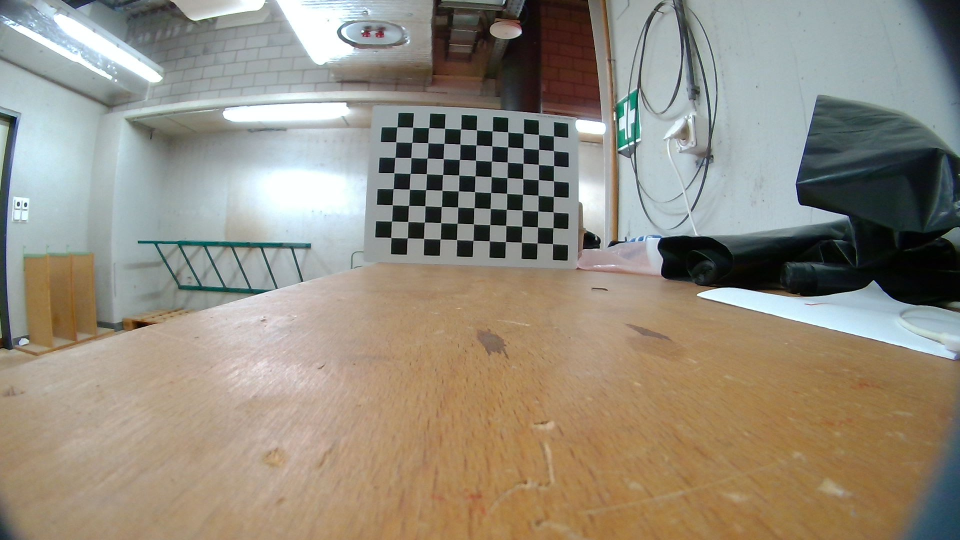
#> input picture softFish/CV/Calibration/ChessboardCalibrationPhotos/WIN_20250721_13_42_49_Pro.jpg, 1920 x 1080 px (shown at 1/2 size); its folder holds 4 pictures in this run
$ python CameraCalibration.py
#> lines starting #> are read from the running program, lines starting #| are printed output that depends on the picture; after the words box and inside, x2 and y2 are one past the last pixel; in counts of white or black regions, pixels touching at a corner belong together
import numpy as np
import cv2 as cv
import glob

#follows tutorial by https://docs.opencv.org/4.x/dc/dbb/tutorial_py_calibration.html to calibrate a fish-eye lens back to a normal distribution. Need to store at least 10 photographs of a chessboard in the same file location as the script
#the pattern size is the m-1 x n-1 with m and n being the rows and columns of the board

pattern_size = (8, 11)  # inner corners for 9x12 squares
square_size = 30.0      # mm, size of each side of the chest board

criteria = (cv.TERM_CRITERIA_EPS + cv.TERM_CRITERIA_MAX_ITER, 30, 0.001)

objp = np.zeros((pattern_size[0]*pattern_size[1], 3), np.float32)
objp[:, :2] = np.mgrid[0:pattern_size[0], 0:pattern_size[1]].T.reshape(-1, 2)
objp[:, :2] *= square_size

objpoints = []
imgpoints = []

images = glob.glob(r'C:\Users\15405\OneDrive\Desktop\Career\ETHZ\ETHZ Work\Dynamixel_Control\softFish\CV\Calibration\ChessboardCalibrationPhotos\*.jpg')
print(f"Found {len(images)} images.")

for fname in images:
    img = cv.imread(fname)
#> img is the input picture: shape (1080, 1920, 3); mean B, G, R 126.5, 140.2, 147.1
    gray = cv.cvtColor(img, cv.COLOR_BGR2GRAY)
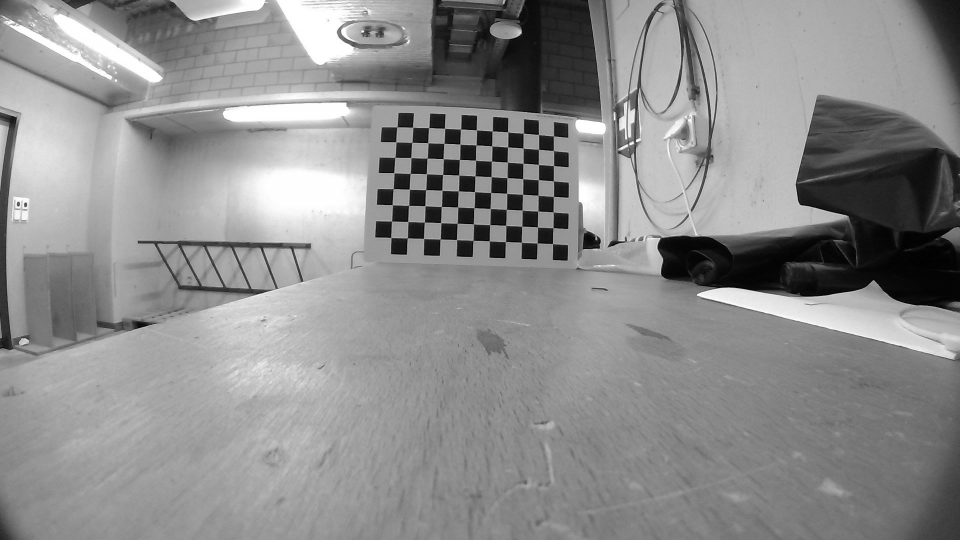
#> gray: shape (1080, 1920) (shown at 1/2 size); min 0, max 255, mean 140.7

    ret, corners = cv.findChessboardCorners(gray, pattern_size, None)
#> ret = True; corners = 88 rows, first 8: [1107.1, 272.1], [1107.1, 301.4], [1107.5, 331.4], [1106.9, 361.8], [1107, 393], [1106.4, 423.7], [1106.4, 455.7], [1105.3, 487.5]

    if ret:
        corners2 = cv.cornerSubPix(gray, corners, (11,11), (-1,-1), criteria)
#> corners2 = 88 rows, first 8: [1107.2, 272.2], [1107.3, 301.6], [1107.4, 331.5], [1107.2, 362.1], [1107.2, 393.2], [1106.6, 424.2], [1106.5, 455.7], [1105.5, 487.6]
        imgpoints.append(corners2)
        objpoints.append(objp)

        cv.drawChessboardCorners(img, pattern_size, corners2, ret)
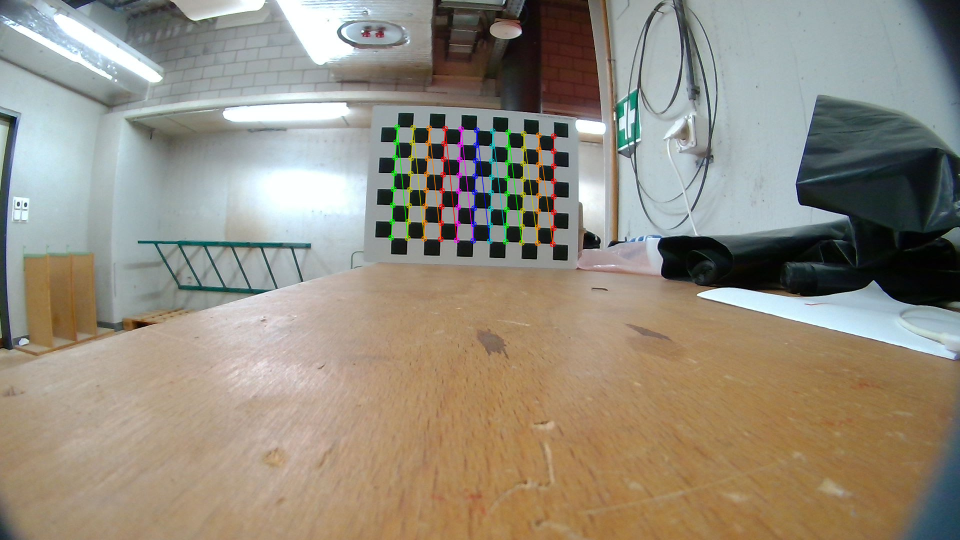
#> img: shape (1080, 1920, 3) (shown at 1/2 size); 0.99% of pixels changed, all inside (x1, y1, x2, y2) = (776, 248, 1114, 495)
        cv.imshow('img', img)
        cv.waitKey(300)
    else:
        print(f"Chessboard not found in {fname}")
#> pass 2 of the loop `for fname in images:`:
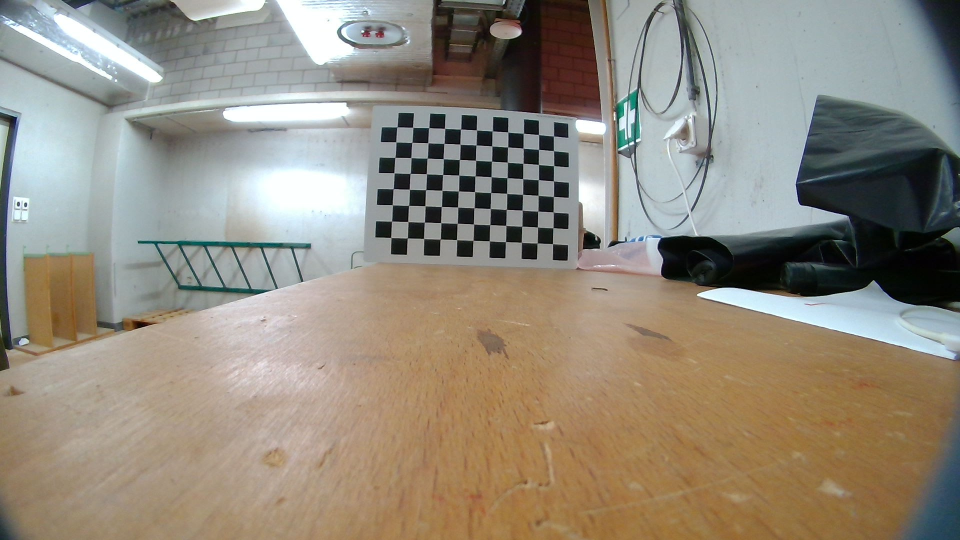
#> input picture softFish/CV/Calibration/ChessboardCalibrationPhotos/WIN_20250721_13_42_51_Pro.jpg, 1920 x 1080 px (shown at 1/2 size)
#> img is the input picture: shape (1080, 1920, 3); mean B, G, R 124.9, 138.2, 145.8
#> `gray = cv.cvtColor(img, cv.COLOR_BGR2GRAY)`:
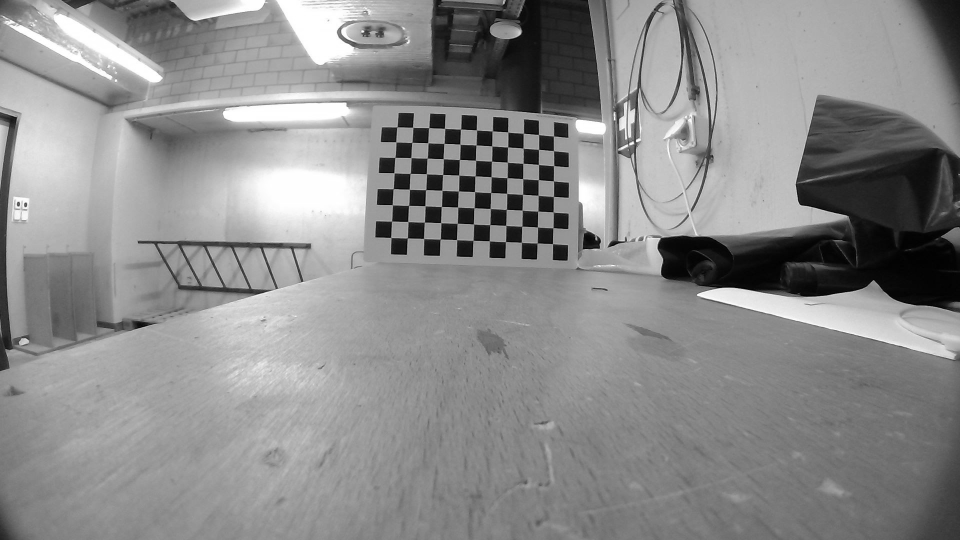
#> gray: shape (1080, 1920) (shown at 1/2 size); min 0, max 255, mean 139
#> corners = 88 rows, first 8: [1107.5, 272.5], [1107.3, 301.5], [1107.8, 331.6], [1107.3, 362.2], [1107.4, 393.3], [1106.5, 424.1], [1106.3, 455.7], [1105.4, 487.6]
#> corners2 = 88 rows, first 8: [1107.3, 272.4], [1107.4, 301.7], [1107.6, 331.7], [1107.3, 362.2], [1107.2, 393.3], [1106.7, 424.4], [1106.4, 455.7], [1105.5, 487.7]
#> `cv.drawChessboardCorners(img, pattern_size, corners2, ret)`:
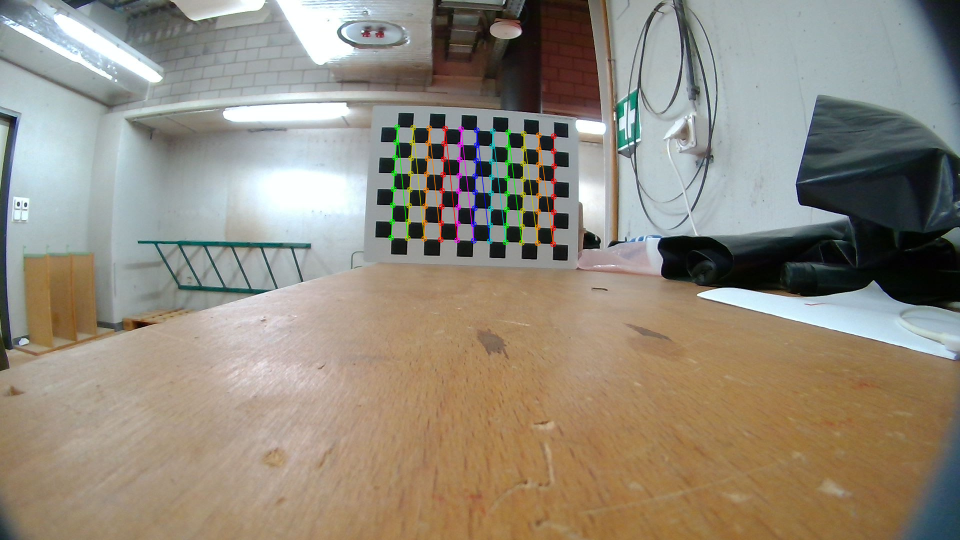
#> img: shape (1080, 1920, 3) (shown at 1/2 size); 0.99% of pixels changed, all inside (x1, y1, x2, y2) = (776, 248, 1115, 495)
#> pass 3 of the loop `for fname in images:`:
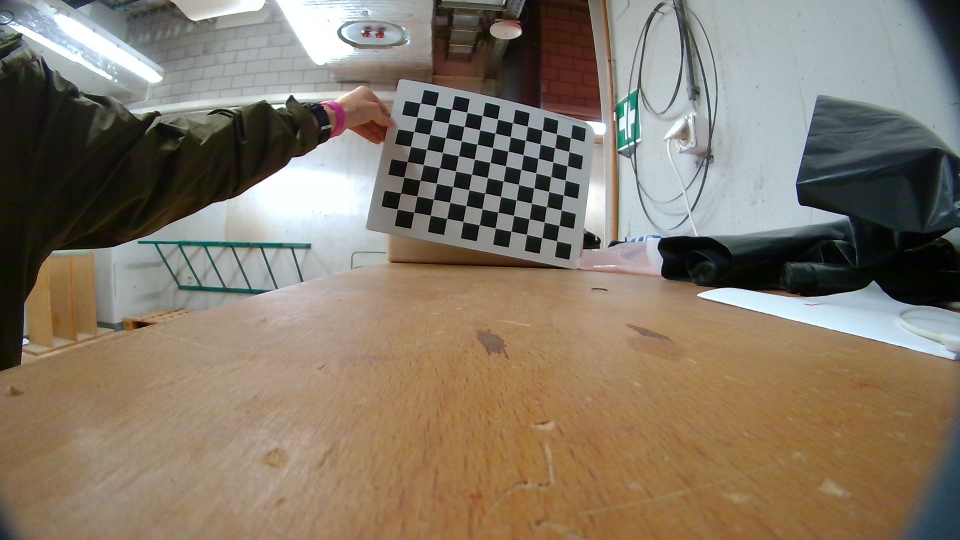
#> input picture softFish/CV/Calibration/ChessboardCalibrationPhotos/WIN_20250721_13_42_54_Pro.jpg, 1920 x 1080 px (shown at 1/2 size)
#> img is the input picture: shape (1080, 1920, 3); mean B, G, R 105, 120.7, 132.3
#> `gray = cv.cvtColor(img, cv.COLOR_BGR2GRAY)`:
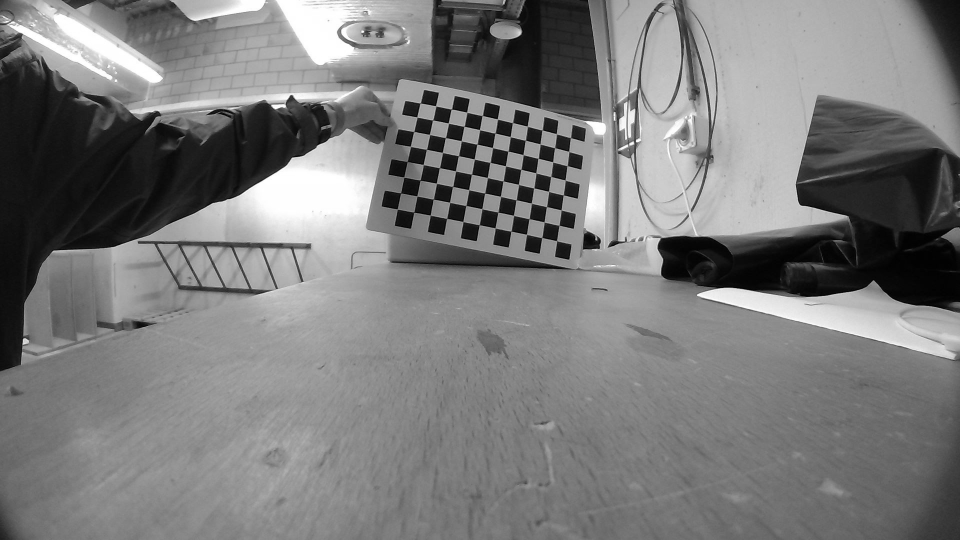
#> gray: shape (1080, 1920) (shown at 1/2 size); min 0, max 255, mean 122.4
#> corners = 88 rows, first 8: [1141.5, 275.8], [1137.9, 303.1], [1134.7, 331.8], [1130.8, 360.4], [1126.8, 390], [1122.5, 420.1], [1118.6, 450.9], [1113.7, 481.6]
#> corners2 = 88 rows, first 8: [1141.4, 275.8], [1138.1, 303.4], [1134.5, 331.7], [1130.7, 360.6], [1126.8, 390.2], [1122.6, 420.3], [1118.5, 450.8], [1113.6, 481.9]
#> `cv.drawChessboardCorners(img, pattern_size, corners2, ret)`:
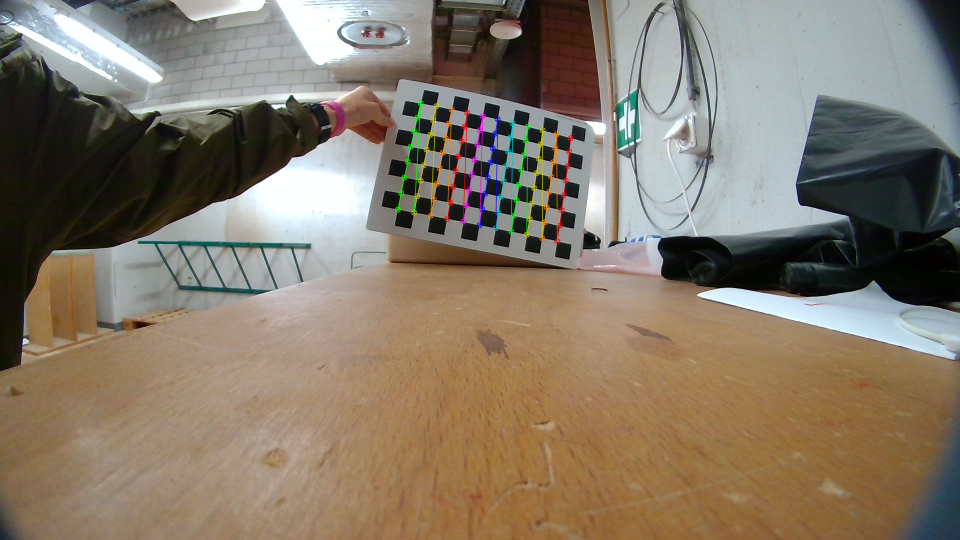
#> img: shape (1080, 1920, 3) (shown at 1/2 size); 0.97% of pixels changed, all inside (x1, y1, x2, y2) = (789, 200, 1148, 489)
#> the loop made 4 passes; the first 3 are shown

if len(objpoints) > 0:
    ret, mtx, dist, rvecs, tvecs = cv.calibrateCamera(objpoints, imgpoints, gray.shape[::-1], None, None)


#img = cv.imread(r"C:\Users\15405\OneDrive\Desktop\Career\ETHZ\ETHZ Work\HatBottle.jpg")
#h,  w = img.shape[:2]
#newcameramtx, roi = cv.getOptimalNewCameraMatrix(mtx, dist, (w,h), 1, (w,h))

"""
# undistort
mapx, mapy = cv.initUndistortRectifyMap(mtx, dist, None, newcameramtx, (w,h), 5)
dst = cv.remap(img, mapx, mapy, cv.INTER_LINEAR)

# crop the image
x, y, w, h = roi
dst = dst[y:y+h, x:x+w]
cv.imwrite('calibresult_2.png', dst)
"""


# [7 lines of commented-out code are left out]

print("MTX",mtx)
print("DIST",dist)
#> (the run stopped early here; a loop or call above may not have finished)
